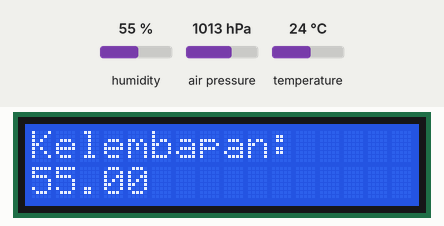
This sketch was run on a simulated Arduino Uno, built with avr-gcc and run on an emulated ATmega328P. On the bench: 16×2 character LCD. The inputs (shaded band) are chosen by the test bench; at power-on: humidity 55 %, air pressure 1013 hPa, temperature 24 °C. Storage starts empty; what the sketch prints to the serial monitor is not drawn.

Above: at 1.2 s.
1.3 s: humidity set to 22 %
At 7.0 s:
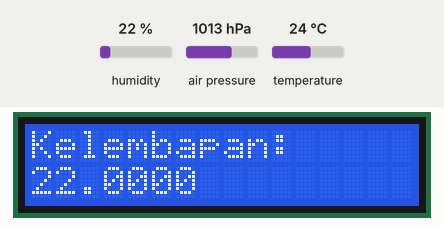
7.7 s: air pressure set to 952 hPa
At 9.4 s:
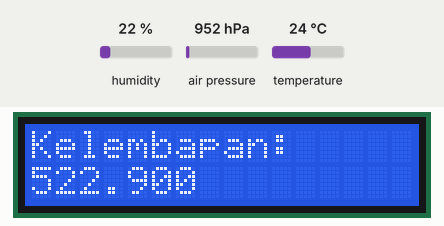
11.7 s: temperature set to 12 °C
At 16.2 s:
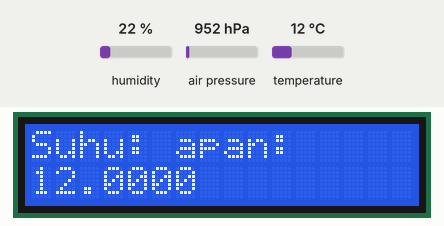
17.9 s: humidity set to 40 %
At 22.3 s:
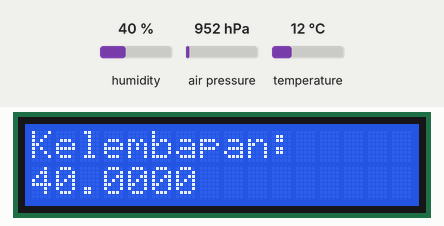
24.0 s: air pressure set to 975 hPa
At 29.4 s:
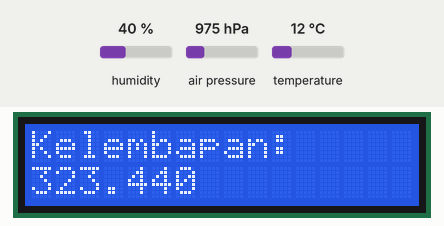
Timing chart, 0 to 30.9 s (numbered marks = the images above; inputs shaded):
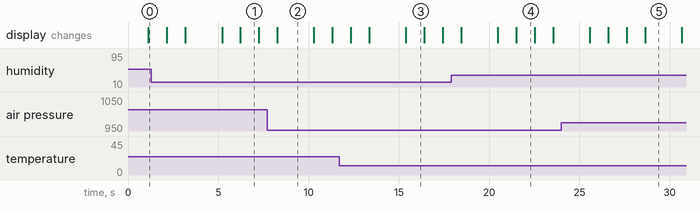

Measured:
- what the display in image 1 shows lasts 1.0 s, from 6.2 s to 7.2 s
- what the display in image 2 shows lasts 2.0 s, from 8.3 s to 10.3 s

The sketch:

bme-local.ino
```cpp
#include <Wire.h>  //libraries untuk pengaksesan i2c
#include <Adafruit_BME280.h> //libraries yang baru saja diinstall seperti cara diatas
#include <Adafruit_Sensor.h>
#include <LiquidCrystal_I2C.h>
#include <SPI.h>
#include <SD.h>

LiquidCrystal_I2C lcd(0x27, 16, 2);
#define SEALEVELPRESSURE_HPA (1013.25) //nilai awal untuk pressure
Adafruit_BME280 bme; //penggunaan I2C
File myFile;

void setup() {
  Serial.begin(9600);
  lcd.begin();
  lcd.backlight();

  if (!bme.begin(0x76)) {
    Serial.print("No BME280!");
    lcd.setCursor(0, 0);
    lcd.print("No BME280!");
    while (1);
  }
  while (!SD.begin(10)) {
    Serial.print("No SD Card!");
    lcd.setCursor(0, 0);
    lcd.print("No SD Card!");
    // wait for serial port to connect. Needed for native USB port only
  }
  Serial.println("initialization done.");

  myFile = SD.open("test.txt", FILE_WRITE);
}

void loop() {
  //pembacaan data temperature atau suhu
  Serial.print("Suhu =");
  Serial.print(bme.readTemperature());
  Serial.println(" *C");

  lcd.setCursor(0, 0);
  lcd.print("Suhu: ");
  lcd.setCursor(0, 1);
  lcd.print(bme.readTemperature());

  delay(1000);

  //pembacaan data Kelembaban
  Serial.print("Kelembaban = ");
  Serial.print(bme.readHumidity());
  Serial.println(" %");

  lcd.setCursor(0, 0);
  lcd.print("Kelembapan: ");
  lcd.setCursor(0, 1);
  lcd.print(bme.readHumidity());

  delay(1000);

  //pembacaan data tekanan atmosfer
  Serial.print("Pressure = ");
  Serial.print(bme.readPressure() / 100.0F);
  Serial.println(" hPa");

  lcd.setCursor(0, 0);
  lcd.print("Kelembapan: ");
  lcd.setCursor(0, 1);
  lcd.print(bme.readPressure() / 100.0F);

  delay(1000);

  //pembacaan data ketinggian berdasarkan permukaan laut
  Serial.print("Approx. Altitude = ");
  Serial.print(bme.readAltitude(SEALEVELPRESSURE_HPA));
  Serial.println(" m");

  lcd.setCursor(0, 0);
  lcd.print("Kelembapan: ");
  lcd.setCursor(0, 1);
  lcd.print(bme.readAltitude(SEALEVELPRESSURE_HPA));
  delay(1000);

  Serial.println();
  delay(1000);

  if (myFile) {
    myFile.close();
    myFile = SD.open("data.csv", FILE_WRITE);
    myFile.print(bme.readTemperature());
    myFile.print(',');
    myFile.print(bme.readHumidity());
    myFile.print(',');
    myFile.print(bme.readPressure() / 100.0F);
    myFile.print(',');
    myFile.print(bme.readAltitude(SEALEVELPRESSURE_HPA));
    myFile.println();
    myFile.close();
  } else {
    myFile = SD.open("data.csv", FILE_WRITE);
    myFile.print("t,h,p,alt");
    myFile.close();
  }
}
```
